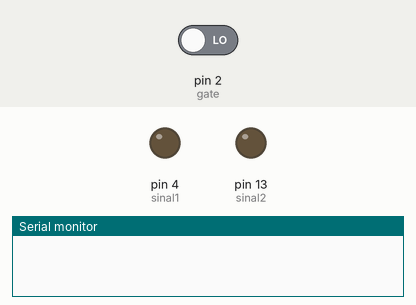
Recording of a sketch running on a simulated Arduino Uno, built with avr-gcc and run on an emulated ATmega328P. Parts: output pins drawn as LEDs (lit = HIGH), the last lines printed to the serial monitor. Inputs (shaded band) come from the test bench; at power-on: pin 2 (gate) LOW.

Above: at 1.2 s.
1.3 s: pin 2 (gate) driven HIGH
At 2.5 s:
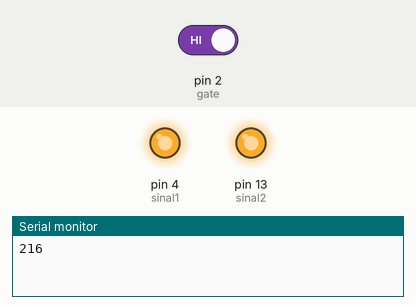
Timing chart, 0 to 4.3 s (numbered marks = the images above; inputs shaded):
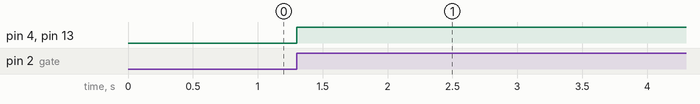

The sketch:

Teste_gerador_de_senoide.ino
```cpp
#include <math.h>

int sinal1 = 4;
int sinal2 = 13;
int gate = 2;

int pwm, pwm2;
float wt=0;
float w = 377;
float vm = 0.8;
float vda, vdb;
float T= 0;

void setup() {
  // put your setup code here, to run once:
TCCR0B=(TCCR0B & 0b11111000)| 0x02;//altera a frequência do temporizador
Serial.begin(9600);   //habilita o uso da porta serial
pinMode(sinal1, OUTPUT);
pinMode(sinal2, OUTPUT);
attachInterrupt(digitalPinToInterrupt(gate),gerador, RISING); // habilita o uso da interrupção
}

void loop() {
  // put your main code here, to run repeatedly:

}

void gerador(){
  // Aqui são realizados os cálculos para gerar uma senóide a partir da onda quadrada

 if (wt  >= 6.28)
 {
   wt =0;
 }
else
{
 wt = wt + T*w;
}
// O sinal é deslocado para posição 128(+/- metade de 256) para ser centralizado e assim poder gerar os semiciclos negativos e positivos sem ser ceifada

 vda = vm*sin(wt);
 pwm = 128+ (int)128*vda;
 analogWrite(sinal1,pwm);

// Gerando uma segunda senóide defasada de 120º em relação a primeira vda
 vdb = vm*sin(wt+2.09);
 pwm2 = 128+ (int)128*vdb;
 analogWrite(sinal2,pwm2);


 Serial.println(pwm2);

 /*
if (T==0){
  digitalWrite(sinal1,HIGH);
  T=1;
}
else{
 digitalWrite(sinal1,LOW);
 T=0;
}
 */
}
```

Measured:
- after the input at 1.3 s, pin 4 (sinal1), pin 13 (sinal2): LOW → HIGH at once
